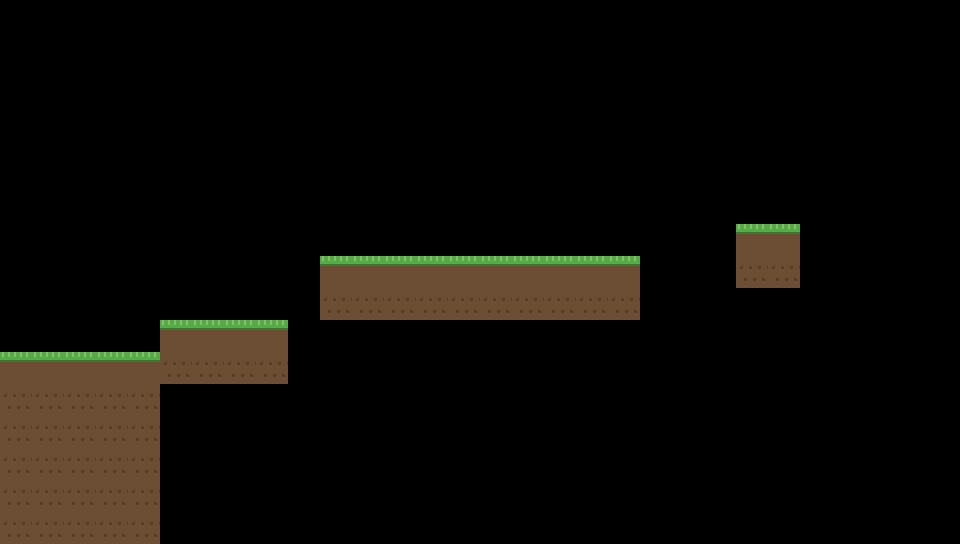

This is a level from a 2D game, rendered from its Tiled map with the project's own tilesets. A one-line summary and the complete map file follow:
An orthogonal 30x17 tile map with 32x32 px tiles, 1 tile layer (Ground) and 6 objects (3x spikes, spawn, exit, crusher).

<map version="1.10" tiledversion="1.10.2" orientation="orthogonal" renderorder="right-down" width="30" height="17" tilewidth="32" tileheight="32" infinite="0" nextlayerid="3" nextobjectid="7">
 <tileset firstgid="1" name="tiles" tilewidth="32" tileheight="32" tilecount="8" columns="4">
  <image source="tileset.png" width="128" height="64" />
 </tileset>
 <layer id="1" name="Ground" width="30" height="17">
  <data encoding="csv">
0,0,0,0,0,0,0,0,0,0,0,0,0,0,0,0,0,0,0,0,0,0,0,0,0,0,0,0,0,0,0,0,0,0,0,0,0,0,0,0,0,0,0,0,0,0,0,0,0,0,0,0,0,0,0,0,0,0,0,0,0,0,0,0,0,0,0,0,0,0,0,0,0,0,0,0,0,0,0,0,0,0,0,0,0,0,0,0,0,0,0,0,0,0,0,0,0,0,0,0,0,0,0,0,0,0,0,0,0,0,0,0,0,0,0,0,0,0,0,0,0,0,0,0,0,0,0,0,0,0,0,0,0,0,0,0,0,0,0,0,0,0,0,0,0,0,0,0,0,0,0,0,0,0,0,0,0,0,0,0,0,0,0,0,0,0,0,0,0,0,0,0,0,0,0,0,0,0,0,0,0,0,0,0,0,0,0,0,0,0,0,0,0,0,0,0,0,0,0,0,0,0,0,0,0,0,0,0,0,0,0,0,0,0,0,0,0,0,0,0,0,0,0,0,0,0,0,0,0,0,0,0,0,1,1,0,0,0,0,0,0,0,0,0,0,0,0,0,0,0,1,1,1,1,1,1,1,1,1,1,0,0,0,2,2,0,0,0,0,0,0,0,0,0,0,0,0,0,0,0,2,2,2,2,2,2,2,2,2,2,0,0,0,0,0,0,0,0,0,0,0,0,0,0,0,1,1,1,1,0,0,0,0,0,0,0,0,0,0,0,0,0,0,0,0,0,0,0,0,0,1,1,1,1,1,2,2,2,2,0,0,0,0,0,0,0,0,0,0,0,0,0,0,0,0,0,0,0,0,0,2,2,2,2,2,0,0,0,0,0,0,0,0,0,0,0,0,0,0,0,0,0,0,0,0,0,0,0,0,0,2,2,2,2,2,0,0,0,0,0,0,0,0,0,0,0,0,0,0,0,0,0,0,0,0,0,0,0,0,0,2,2,2,2,2,0,0,0,0,0,0,0,0,0,0,0,0,0,0,0,0,0,0,0,0,0,0,0,0,0,2,2,2,2,2,0,0,0,0,0,0,0,0,0,0,0,0,0,0,0,0,0,0,0,0,0,0,0,0,0,2,2,2,2,2,0,0,0,0,0,0,0,0,0,0,0,0,0,0,0,0,0,0,0,0,0,0,0,0,0
</data>
 </layer>
 <objectgroup id="2" name="Objects">
  <object id="1" name="spawn" type="spawn" x="32" y="320" width="32" height="32" /><object id="2" name="exit" type="exit" x="768" y="192" width="32" height="32" /><object id="3" name="spikes" type="spikes" x="480" y="224" width="32" height="32"><properties><property name="patrol" type="int" value="2" /><property name="phase" type="float" value="0.52" /></properties></object><object id="4" name="spikes" type="spikes" x="160" y="288" width="32" height="32"><properties><property name="patrol" type="int" value="2" /><property name="phase" type="float" value="0.42" /></properties></object><object id="5" name="spikes" type="spikes" x="320" y="224" width="32" height="32"><properties><property name="patrol" type="int" value="2" /><property name="phase" type="float" value="0.58" /></properties></object><object id="6" name="crusher" type="crusher" x="576" y="128" width="32" height="32"><properties><property name="range" type="int" value="3" /><property name="phase" type="float" value="0.18" /></properties></object>
 </objectgroup>
</map>
